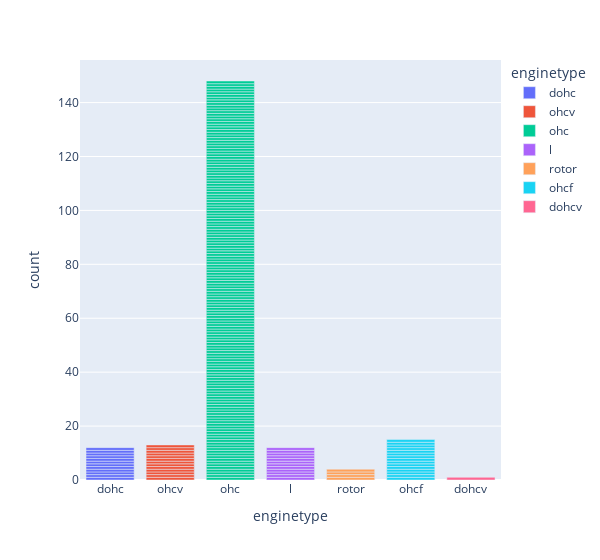

Notebook code cell kept with this figure:
### Code cell
px.bar(df, x='enginetype',color='enginetype',width=600)

### Figure 1 — Plotly figure (JSON) as saved in the notebook; plotly's stock layout.template omitted (floating-point values rounded to 4 significant figures; data arrays with more than 128 entries replaced by an {"elided": "..."} marker saying what was removed)
{"data": [{"alignmentgroup": "True", "hovertemplate": "enginetype=%{x}<br>count=%{y}<extra></extra>", "legendgroup": "dohc", "marker": {"color": "#636efa", "pattern": {"shape": ""}}, "name": "dohc", "offsetgroup": "dohc", "orientation": "v", "showlegend": true, "textposition": "auto", "type": "bar", "x": ["dohc", "dohc", "dohc", "dohc", "dohc", "dohc", "dohc", "dohc", "dohc", "dohc", "dohc", "dohc"], "xaxis": "x", "y": [1, 1, 1, 1, 1, 1, 1, 1, 1, 1, 1, 1], "yaxis": "y"}, {"alignmentgroup": "True", "hovertemplate": "enginetype=%{x}<br>count=%{y}<extra></extra>", "legendgroup": "ohcv", "marker": {"color": "#EF553B", "pattern": {"shape": ""}}, "name": "ohcv", "offsetgroup": "ohcv", "orientation": "v", "showlegend": true, "textposition": "auto", "type": "bar", "x": ["ohcv", "ohcv", "ohcv", "ohcv", "ohcv", "ohcv", "ohcv", "ohcv", "ohcv", "ohcv", "ohcv", "ohcv", "ohcv"], "xaxis": "x", "y": [1, 1, 1, 1, 1, 1, 1, 1, 1, 1, 1, 1, 1], "yaxis": "y"}, {"alignmentgroup": "True", "hovertemplate": "enginetype=%{x}<br>count=%{y}<extra></extra>", "legendgroup": "ohc", "marker": {"color": "#00cc96", "pattern": {"shape": ""}}, "name": "ohc", "offsetgroup": "ohc", "orientation": "v", "showlegend": true, "textposition": "auto", "type": "bar", "x": {"elided": "148 str values"}, "xaxis": "x", "y": {"elided": "148 int values"}, "yaxis": "y"}, {"alignmentgroup": "True", "hovertemplate": "enginetype=%{x}<br>count=%{y}<extra></extra>", "legendgroup": "l", "marker": {"color": "#ab63fa", "pattern": {"shape": ""}}, "name": "l", "offsetgroup": "l", "orientation": "v", "showlegend": true, "textposition": "auto", "type": "bar", "x": ["l", "l", "l", "l", "l", "l", "l", "l", "l", "l", "l", "l"], "xaxis": "x", "y": [1, 1, 1, 1, 1, 1, 1, 1, 1, 1, 1, 1], "yaxis": "y"}, {"alignmentgroup": "True", "hovertemplate": "enginetype=%{x}<br>count=%{y}<extra></extra>", "legendgroup": "rotor", "marker": {"color": "#FFA15A", "pattern": {"shape": ""}}, "name": "rotor", "offsetgroup": "rotor", "orientation": "v", "showlegend": true, "textposition": "auto", "type": "bar", "x": ["rotor", "rotor", "rotor", "rotor"], "xaxis": "x", "y": [1, 1, 1, 1], "yaxis": "y"}, {"alignmentgroup": "True", "hovertemplate": "enginetype=%{x}<br>count=%{y}<extra></extra>", "legendgroup": "ohcf", "marker": {"color": "#19d3f3", "pattern": {"shape": ""}}, "name": "ohcf", "offsetgroup": "ohcf", "orientation": "v", "showlegend": true, "textposition": "auto", "type": "bar", "x": ["ohcf", "ohcf", "ohcf", "ohcf", "ohcf", "ohcf", "ohcf", "ohcf", "ohcf", "ohcf", "ohcf", "ohcf", "ohcf", "ohcf", "ohcf"], "xaxis": "x", "y": [1, 1, 1, 1, 1, 1, 1, 1, 1, 1, 1, 1, 1, 1, 1], "yaxis": "y"}, {"alignmentgroup": "True", "hovertemplate": "enginetype=%{x}<br>count=%{y}<extra></extra>", "legendgroup": "dohcv", "marker": {"color": "#FF6692", "pattern": {"shape": ""}}, "name": "dohcv", "offsetgroup": "dohcv", "orientation": "v", "showlegend": true, "textposition": "auto", "type": "bar", "x": ["dohcv"], "xaxis": "x", "y": [1], "yaxis": "y"}], "layout": {"barmode": "relative", "legend": {"title": {"text": "enginetype"}, "tracegroupgap": 0}, "margin": {"t": 60}, "width": 600, "xaxis": {"anchor": "y", "categoryarray": ["dohc", "ohcv", "ohc", "l", "rotor", "ohcf", "dohcv"], "categoryorder": "array", "domain": [0, 1], "title": {"text": "enginetype"}}, "yaxis": {"anchor": "x", "domain": [0, 1], "title": {"text": "count"}}}}
